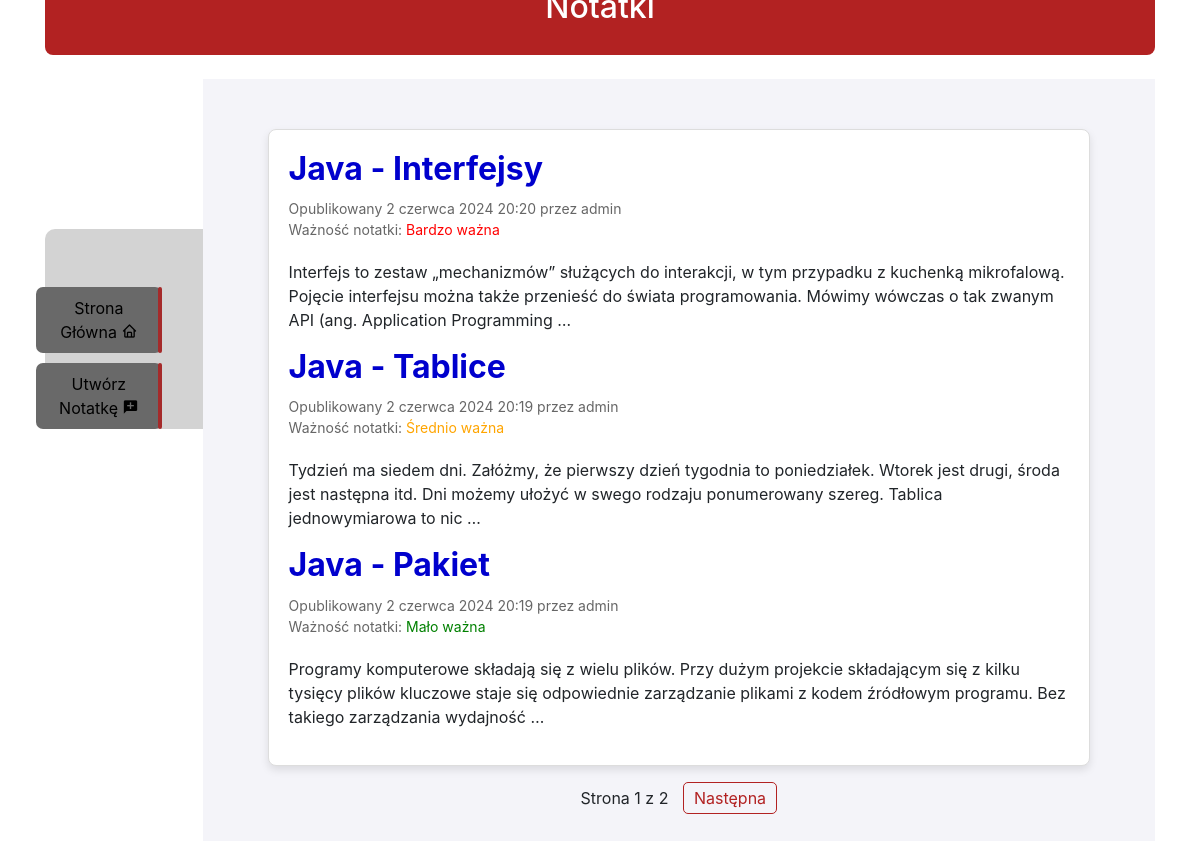
The page / on the database its author committed.
### notatki/models.py (models this page shows, shortened)
class Note(models.Model):
    objects = models.Manager()
    published = PublishedManager()
    title = models.CharField(max_length=250)
    body = models.TextField()
    PRIORITY_CHOICES = (
        ('1_high', "Bardzo ważne"),
        ('2_medium', "Średnio ważne"),
        ('3_low', "Mało ważne")
    )
    priority = models.CharField(max_length=10, choices=PRIORITY_CHOICES,
                                default='medium')
    publish = models.DateTimeField(default=timezone.now)
    created = models.DateTimeField(auto_now_add=True)
    updated = models.DateTimeField(auto_now=True)
    STATUS_CHOICES = (
        ('draft', 'Draft'),
        ('published', 'Opublikowany')
    )
    status = models.CharField(max_length=10, choices=STATUS_CHOICES,
                              default='published')
    slug = models.SlugField(max_length=250, unique_for_date='publish')
    author = models.ForeignKey(User, on_delete=models.CASCADE, related_name='blog_posts')
    class Meta:
        ordering = ('-publish',)
    def get_absolute_url(self):
        return reverse('notatki:note_detail', args=[self.publish.year,
                                                    self.publish.month,
                                                    self.publish.day,
                                                    self.slug])
    class Meta:
        ordering = ('created',)

### notatki/views.py (the view)
# urls.py: path('', views.NoteListView.as_view(), name='note_list'),
class NoteListView(ListView):
    queryset = Note.published.all().order_by('priority')
    context_object_name = 'notes'
    paginate_by = 3
    template_name = 'notatki/post/list.html'

### notatki/templates/notatki/post/list.html (shortened to what this page needs)
{% extends "notatki/base.html" %}
{% block content %}
    <div class="main-container">
    <div class="navbar">
        <ul>
            <a href="/"><li>Strona Główna  <i class='bx bx-home'></i></li></a>
            <a href="create"><li>Utwórz Notatkę <i class='bx bxs-comment-add'></i></li></a>
        </ul>
    </div>
<div class="note-main">
    <div class="container">
        <div class="notes">
            {% for note in notes %}
            <h2><a href="{{ note.get_absolute_url }}">{{ note.title }}</a></h2>
            <p class="date">
                Opublikowany {{ note.publish }} przez {{ note.author }}<br>
                Ważność notatki:
                {% if note.priority == "3_low" %}
                    <span style="color: green;">Mało ważna</span>
                {% elif note.priority == "2_medium" %}
                    <span style="color: orange;">Średnio ważna</span>
                {% else %}
                    <span style="color: red;">Bardzo ważna</span>
                {% endif %}
            </p>
            {{ note.body|truncatewords:30|linebreaks }}
            {% endfor %}
        </div>
    {% include "notatki/pagination.html" with page=page_obj %}
{% endblock %}

### notatki/static/css/blog.css (style rules this page uses)
body { margin: 0; padding: 0; box-sizing: border-box; font-family: 'Montserrat', sans-serif; }
.main-container { display: flex; }
.navbar { background-color: lightgrey; width: 200px; height: 200px; border-top-left-radius: 10px; border-bottom-left-radius: 10px; display: flex; flex-direction: column; align-items: center; padding-top: 10px; margin-top: 150px; }
.navbar ul { list-style: none; padding: 0; margin: 0; width: 100%; margin-top: 40px; }
.navbar li { background-color: dimgrey; color: black; border-radius: 7px; margin: 10px 0; padding: 9px; text-align: center; position: relative; right: 25px; transition: all 0.3s ease; }
.navbar li::before { content: ''; position: absolute; top: 0; right: 0; width: 0; height: 100%; border-radius: 8px; border: 2px solid brown; transition: width 0.3s ease; }
.navbar li i { color: black; }
.note-main { display: flex; justify-content: space-between; padding: 50px; background-color: #f0f0f0; flex-grow: 1; }
.container { flex: 3; margin-right: 20px; }
.notes { background-color: #fff; border: 1px solid #ddd; border-radius: 8px; padding: 20px; margin-bottom: 20px; box-shadow: 0 4px 8px rgba(0, 0, 0, 0.1); transition: box-shadow 0.3s ease; }
.notes a { text-decoration: none; color: #0000CD; font-weight: 700; }
.notes h2 { margin-bottom: 10px; }

### notatki/static/css/detail.css (style rules this page uses)
.note-main { display: flex; justify-content: center; padding: 50px; background-color: #f4f4f9; }
.container { flex: 3; margin-right: 20px; }
.date { font-size: 14px; color: #666; margin-bottom: 20px; }

### notatki/static/css/create.css (style rules this page uses)
body { display: flex; justify-content: center; align-items: center; height: 100vh; background-color: #f4f4f9; }

### rows shown on the page
Note: title "Java - Interfejsy", publish "2 czerwca 2024 20:20", author "admin", priority "Bardzo ważna", body "Interfejs to zestaw „mechanizmów” służących do interakcji, w tym przypadku z kuchenką mikrofalową. Pojęcie interfejsu można także przenieść do świata programowania. Mówimy wówczas o tak zwanym API (ang. Application Programming …"
Note: title "Java - Tablice", publish "2 czerwca 2024 20:19", author "admin", priority "Średnio ważna", body "Tydzień ma siedem dni. Załóżmy, że pierwszy dzień tygodnia to poniedziałek. Wtorek jest drugi, środa jest następna itd. Dni możemy ułożyć w swego rodzaju ponumerowany szereg. Tablica jednowymiarowa to nic …"
Note: title "Java - Pakiet", publish "2 czerwca 2024 20:19", author "admin", priority "Mało ważna", body "Programy komputerowe składają się z wielu plików. Przy dużym projekcie składającym się z kilku tysięcy plików kluczowe staje się odpowiednie zarządzanie plikami z kodem źródłowym programu. Bez takiego zarządzania wydajność …"

### other values the page prints
{{ page.number }} "1"
{{ page.paginator.num_pages }} "2"
